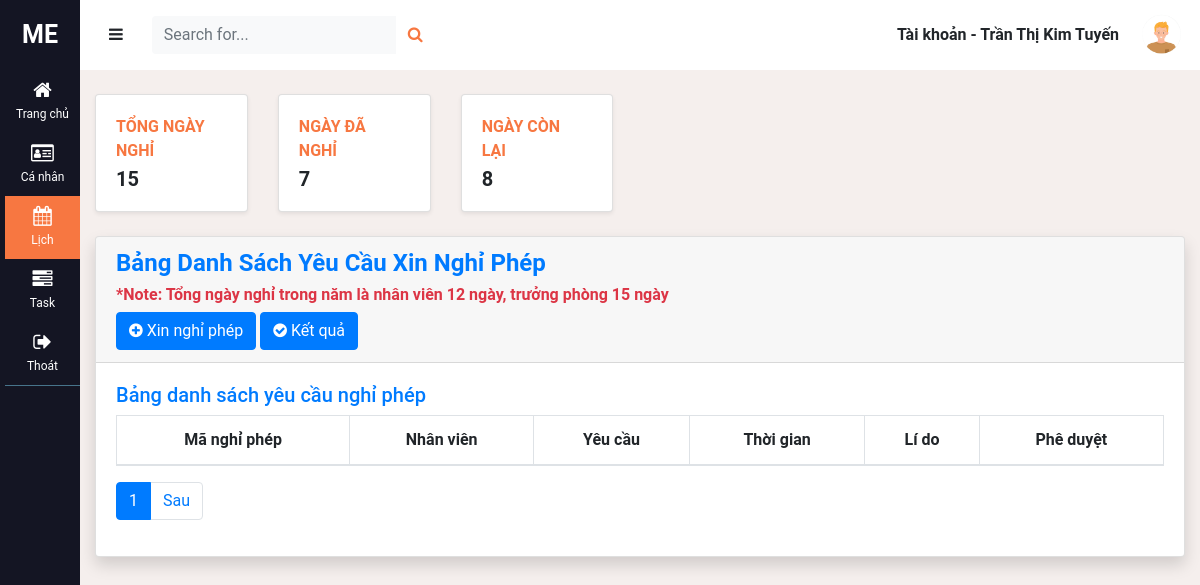
The page /calendar_manager.php (signed in) on the database its author committed.
### tables this page shows
CREATE TABLE `users` (
  `id` int(11) NOT NULL,
  `username` varchar(64) NOT NULL,
  `fullname` varchar(100) NOT NULL,
  `email` varchar(64) NOT NULL,
  `avatar` varchar(255) NOT NULL DEFAULT 'avatar.png',
  `password` varchar(255) NOT NULL,
  `activated` bit(1) DEFAULT b'0',
  `activate_token` varchar(255) DEFAULT NULL,
  `department` varchar(100) DEFAULT NULL,
  `position` varchar(100) DEFAULT NULL,
  `role` int(1) NOT NULL DEFAULT '2'
);

CREATE TABLE `accept_calendar` (
  `username` varchar(100) NOT NULL,
  `ngayDaNghi` int(2) NOT NULL DEFAULT '0',
  `ngayConLai` int(2) NOT NULL
);

### www/db.php (called while the page is built, shortened)
<?php
function open_database()
{
    $conn = new mysqli(HOST, USER, PASS, DB);
    return $conn;
}
function get_information($user)
{
    $conn = open_database();
    $sql = 'select * from users where username = ?';
    $stm = $conn->prepare($sql);
    $stm->bind_param('s', $user);
    $stm->execute();
    $data = $stm->get_result();
    return $data;
}
function get_calendar_employee()
{
    $conn = open_database();
    $position = "Employee";
    $sql = 'select * from calendar where position = ?';
    $stm = $conn->prepare($sql);
    $stm->bind_param('s', $position);
    $stm->execute();
    $result = $stm->get_result();
    return $result;
}
function get_dayoff($user)
{
    $conn = open_database();
    $sql = 'select * from accept_calendar where username = ?';
    $stm = $conn->prepare($sql);
    $stm->bind_param('s', $user);
    if (!$stm->execute()) {
        die('Query error: ' . $stm->error);
    }
    $result = $stm->get_result();
    $data = $result->fetch_assoc();
    return $data;
}

### www/calendar_manager.php (the view, shortened to what this page needs)
<?php
require_once('db.php');
if (isset($_GET['page'])) {
    $page = $_GET['page'];
} else {
    $page = 1;
}
$num_per_page = 05;
$user = $_SESSION['user'];
$num_row = get_calendar_employee();
$num_row_calendar = (mysqli_num_rows($num_row));
$total_page = ceil($num_row_calendar / $num_per_page);
$current_page = isset($_GET['page']) ? $_GET['page'] : 1;
$day_calendar = get_dayoff($user);
?>
<!DOCTYPE html>
<html lang="en">
<head>
    <link rel="stylesheet" href="https://maxcdn.bootstrapcdn.com/bootstrap/4.5.2/css/bootstrap.min.css">
    <link rel="stylesheet" href="https://cdnjs.cloudflare.com/ajax/libs/font-awesome/4.7.0/css/font-awesome.min.css">
    <link rel="stylesheet" href="/style.css">
</head>
<body>
    <div class="wrapper">
        <?php include('includes/sidebar.php'); ?>
        <div id="content">
            <?php include('includes/navbar.php'); ?>
            <div class="container-fluid">
                <div class="col-xl-12 col-lg-9">
                    <div class="row mr-2 mt-4">
                        <div class="col-xl-2 col-md-4 mb-4">
                            <div class="card shadow-sm h-70">
                                <div class="card-body">
                                    <div class="row align-items-center">
                                        <div class="col mr-2">
                                            <div class="text-xs text-uppercase font-weight-bold text-orange mb-1">
                                                Tổng ngày nghỉ</div>
                                            <h5 class="mb-0 font-weight-bold text-gray"><?= $day_calendar['ngayDaNghi'] + $day_calendar['ngayConLai'] ?></h5>
                                        </div>
                                    </div>
                                </div>
                            </div>
                        </div>
                        <div class="col-xl-2 col-md-4 mb-4">
                            <div class="card shadow-sm h-70">
                                <div class="card-body">
                                    <div class="row align-items-center">
                                        <div class="col mr-2">
                                            <div class="text-xs text-uppercase font-weight-bold text-orange mb-1">
                                                Ngày đã nghỉ</div>
                                            <h5 class="mb-0 font-weight-bold text-gray"><?= $day_calendar['ngayDaNghi'] ?></h5>
                                        </div>
                                    </div>
                                </div>
                            </div>
                        </div>
                        <div class="col-xl-2 col-md-4 mb-4">
                            <div class="card shadow-sm h-70">
                                <div class="card-body">
                                    <div class="row align-items-center">
                                        <div class="col mr-2">
                                            <div class="text-xs text-uppercase font-weight-bold text-orange mb-1">
                                                Ngày còn lại</div>
                                            <h5 class="mb-0 font-weight-bold text-gray"><?= $day_calendar['ngayConLai'] ?></h5>
                                        </div>
                                    </div>
                                </div>
                            </div>
                        </div>
                    </div>
                    <div class="card shadow mb-4">
                        <div class="card-header">
                            <h4 class="font-weight-bold text-primary">Bảng Danh Sách Yêu Cầu Xin Nghỉ Phép</h4>
                            <h6 class="font-weight-bold text-danger">*Note: Tổng ngày nghỉ trong năm là nhân viên 12 ngày, trưởng phòng 15 ngày</h6>
                            <div>
                                <button class="create-calender-tp btn btn-primary"><i class="fa fa-plus-circle" aria-hidden="true"></i>
                                    Xin nghỉ phép</button>
                                <button onclick="toggleResult()" class="btn btn-primary"><i class="fa fa-check-circle" aria-hidden="true"></i>
                                    Kết quả</button>
                            </div>
                        </div>
                        <div class="card-body">
                            <h5 class="text text-primary">Bảng danh sách yêu cầu nghỉ phép</h5>
                            <div class="table-responsive">
                                <table class="table table-bordered text-center table-hover" id="table-calendar" width="100%" cellspacing="0">
                                    <thead>
                                        <tr>
                                            <th>Mã nghỉ phép</th>
                                            <th>Nhân viên</th>
                                            <th>Yêu cầu</th>
                                            <th>Thời gian</th>
                                            <th>Lí do</th>
                                            <th>Phê duyệt</th>
                                        </tr>
                                    </thead>
                                </table>
                                <ul class="pagination">
                                    <?php
                                    for ($i = 1; $i <= $total_page; $i++) :
                                        $active = "";
                                        if ($i == $current_page) {
                                            $active = 'active';
                                        }
                                    ?>
                                        <li class="page-item <?= $active ?>">
                                            <a class="page-link" href="calendar_manager.php?page=<?= $i; ?>"><?= $i; ?></a>
                                        </li>
                                    <?php endfor ?>
                                    <?php
                                    if ($i > $page) { ?>
                                        <li class="page-item">
                                            <a class="page-link" href="calendar_manager.php?page=<?= ($page + 1) ?> ">Sau</a>
                                        </li>
                                    <?php } ?>
                                </ul>
                            </div>
                        </div>
                    </div>
                </div>
            </div>
        </div>
    </div>
</body>
</html>

### www/includes/navbar.php (shortened to what this page needs)
<?php
require_once('db.php');
$user = $_SESSION['user'];
$info = get_information($user);
$info = $info->fetch_assoc();
?>
<nav class="navbar navbar-inverse navbar-light bg-white">
    <div class="container-fluid">
        <div class="navbar-header">
            <button type="button" id="sidebar-collapse" class="btn navbar-btn">
                <i class="fa fa-bars"></i>
            </button>
        </div>
        <form class="d-none d-sm-inline-block form-inline mr-auto ml-md-3 my-2 my-md-0 mw-100 navbar-search">
            <div class="input-group">
                <input type="text" class="form-control bg-light border-0 small" placeholder="Search for..." aria-label="Search" aria-describedby="basic-addon2">
                <div class="input-group-append">
                    <button class="btn text-orange" type="button">
                        <i class="fa fa-search fa-sm"></i>
                    </button>
                </div>
            </div>
        </form>
        <ul class="nav navbar-nav navbar-right dropdown dropdown-user">
            <li class="nav-item item-username"><a href="#" class="font-weight-bold">Tài khoản - <?= $_SESSION['name'] ?></a></li>
            <img class="img-profile rounded-circle" src="/images/<?= $info['avatar'] ?>">
        </ul>
    </div>
</nav>

### www/style.css (style rules this page uses)
body { background-color: #f5efed; font-family: "Roboto", sans-serif; overflow-y: scroll; overflow-x: hidden; }
i { display: inline-block; }
li { list-style-type: none !important; }
a, a:hover, a:focus { color: inherit; text-decoration: none; transition: all 0.3s; }
.wrapper { display: flex; align-items: stretch; }
.nav a { padding: 0px 20px; }
#content { width: 100%; min-height: 100vh; transition: all 0.3s; }
.navbar-header { margin-top: 8px; margin-left: -16px; }
.navbar-nav { flex-direction: row !important; }
.img-profile { height: 45px; width: 45px; }
.navbar-inverse { height: 69.5px !important; }
.nav-item { margin: auto !important; }
.container-fluid { padding-left: 0px !important ; padding-right: 0px !important; margin-left: 0px; }
.navbar-header { margin: 0px; }
.text-orange { color: #f77741; }
.dropdown { position: absolute; right: 0; top: 0; padding: 12px 16px; }
.card-body { border: none; }

### rows shown on the page
users: avatar (placeholder picture)
accept_calendar: $day_calendar['ngayDaNghi'] + $day_calendar['ngayConLai'] "15", ngayDaNghi "7", ngayConLai "8"

### other values the page prints
$_SESSION['name'] "Trần Thị Kim Tuyến"
